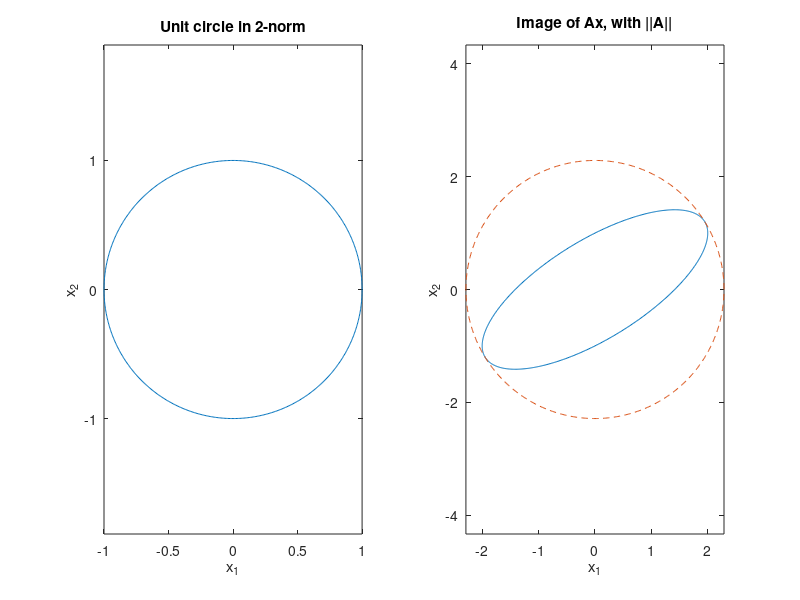

Here is the MATLAB script that generated this plot:
%%
A = [ 2  0; 1  -1 ]

%%
% The default norm returned by the |norm| command is the 2-norm.
twonorm = norm(A)

%%
% You can get the 1-norm as well.
onenorm = norm(A,1)

%%
% The 1-norm is equivalent to 
max( sum(abs(A),1) )   % sum along rows (1st matrix dimension)

%%
% Similarly, we can get the $\infty$-norm and check our formula for it.
infnorm = norm(A,inf)
max( sum(abs(A),2) )   % sum along columns (2nd matrix dimension)


%%
% Here we illustrate the geometric interpretation of the 2-norm. First, we
% will sample a lot of vectors on the unit circle in $\mathbf{R}^2$. 
theta = linspace(0,2*pi,601);
x = [ cos(theta); sin(theta) ];  % 601 unit columns
subplot(1,2,1), plot(x(1,:),x(2,:)), axis equal
title('Unit circle in 2-norm')
xlabel('x_1'),  ylabel('x_2')

%%
% We can apply |A| to every column of |x| simply by using
Ax = A*x;

%%
% We superimpose the image of the unit circle with the circle whose radius
% is $\|\mathbf{A}\|_2$, and display multiple plots
% with the @glsbegin@subplot@glsend@ command.
subplot(1,2,2), plot(Ax(1,:),Ax(2,:)), axis equal
hold on, plot(twonorm*x(1,:),twonorm*x(2,:),'--')
title('Image of Ax, with ||A||')
xlabel('x_1'),  ylabel('x_2')


